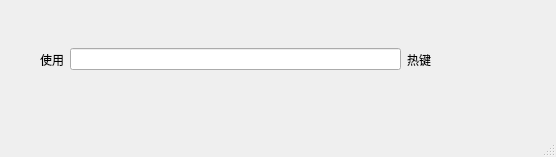
<?xml version="1.0" encoding="UTF-8"?>
<ui version="4.0">
 <class>MainWindow</class>
 <widget class="QMainWindow" name="MainWindow">
  <property name="geometry">
   <rect>
    <x>0</x>
    <y>0</y>
    <width>556</width>
    <height>157</height>
   </rect>
  </property>
  <property name="windowTitle">
   <string>MainWindow</string>
  </property>
  <widget class="QWidget" name="centralwidget">
   <widget class="QWidget" name="widget" native="true">
    <property name="geometry">
     <rect>
      <x>40</x>
      <y>40</y>
      <width>391</width>
      <height>39</height>
     </rect>
    </property>
    <layout class="QHBoxLayout" name="horizontalLayout_2">
     <item>
      <widget class="QLabel" name="label_2">
       <property name="text">
        <string>使用</string>
       </property>
      </widget>
     </item>
     <item>
      <widget class="QLineEdit" name="lineEdit_hotkeys"/>
     </item>
     <item>
      <widget class="QLabel" name="label_3">
       <property name="text">
        <string>热键</string>
       </property>
      </widget>
     </item>
    </layout>
    <zorder>label_3</zorder>
    <zorder>label_2</zorder>
    <zorder>lineEdit_hotkeys</zorder>
   </widget>
  </widget>
  <widget class="QMenuBar" name="menubar">
   <property name="geometry">
    <rect>
     <x>0</x>
     <y>0</y>
     <width>556</width>
     <height>23</height>
    </rect>
   </property>
  </widget>
  <widget class="QStatusBar" name="statusbar"/>
 </widget>
 <resources/>
 <connections/>
</ui>
